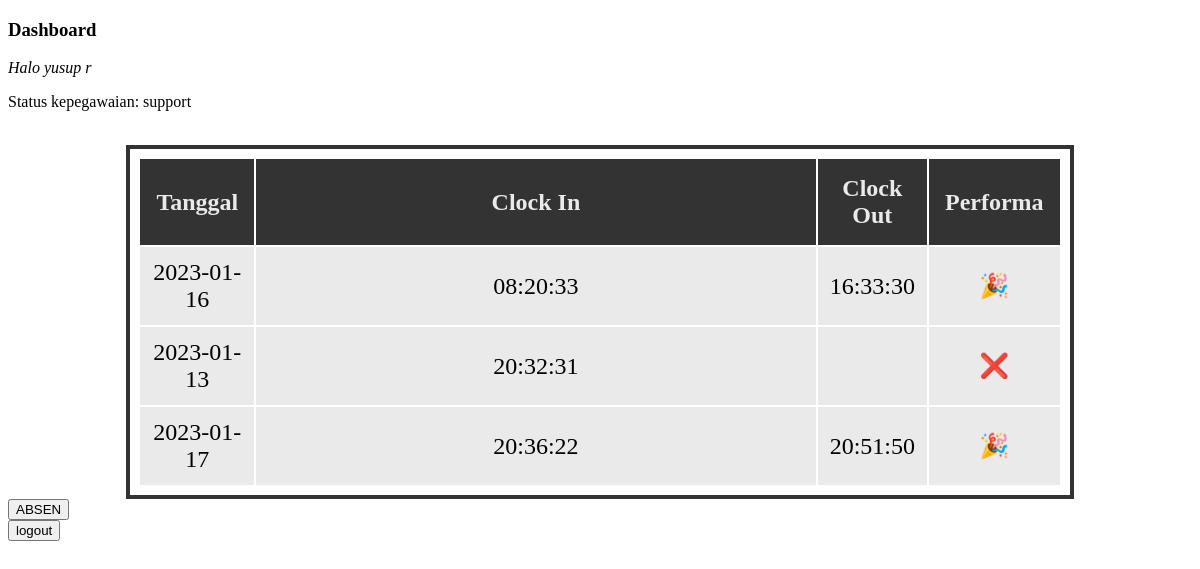
The page /dashboard/index.php (signed in) on the database its author committed.
### tables this page shows
CREATE TABLE `absensi` (
  `id` int(11) NOT NULL,
  `user_id` int(8) NOT NULL,
  `tgl` varchar(255) DEFAULT NULL,
  `jam_masuk` varchar(255) DEFAULT NULL,
  `jam_keluar` varchar(255) DEFAULT NULL
);

### dashboard/absensi.php (the view, shortened to what this page needs)
<table class="table">
  <tr class="tr">
    <th class="th">Tanggal</th>
    <th class="th">Clock In</th>
    <th class="th">Clock Out</th>
    <th class="th">Performa</th>
  </tr>
  <?php
  include("../connection.php");
  $user_id = $_SESSION['user_id'];
  $sql = "SELECT * FROM absensi WHERE user_id='$user_id'";
  $result = $db->query($sql);
  $tgl = date('Y-m-d');
  while ($data = $result->fetch_assoc()) {
    echo "<tr class='tr'>";
    echo "<td class='td'> " . $data['tgl'] . " </td>";
    echo "<td class='td'> " . $data['jam_masuk'] . " </td>";
    if (empty($data['jam_keluar']) && !empty($data['jam_masuk']) && $data['tgl'] == $tgl) {
      echo "<td class='td'>
      <form action='' method='POST'>
        <button name='clockout' type='submit'>keluar</button>
      </form>
      </td>";
    } else {
      echo "<td class='td'> " . $data['jam_keluar'] . " </td>";
    }
    if (!empty($data['jam_masuk']) && !empty($data['jam_keluar'])) {
      echo "<td class='td'>🎉</td>";
    } else {
      echo "<td class='td'>❌</td>";
    }
    echo "</tr>";
  }
  ?>
</table>
<form action="action.php" method="POST">
  <button name="absen" type="submit">ABSEN</button>
</form>

### dashboard/style-dashboard.css (style rules this page uses)
.table { border: 4px solid #333; padding: 8px; font-size: 24px; width: 80%; margin: 0 auto; }
.tr { background-color: #333; color: #eaeaea; text-align: center; }
.th { padding: 16px; width: 100%; }
.th:nth-child(1) { width: 100px; }
.td { background-color: #eaeaea; color: black; padding: 12px; }

### rows shown on the page
absensi: tgl "2023-01-16", jam_masuk "08:20:33", jam_keluar "16:33:30"
absensi: tgl "2023-01-13", jam_masuk "20:32:31"
absensi: tgl "2023-01-17", jam_masuk "20:36:22", jam_keluar "20:51:50"

### other values the page prints
$nama_lengkap "yusup r"
$role "support"
